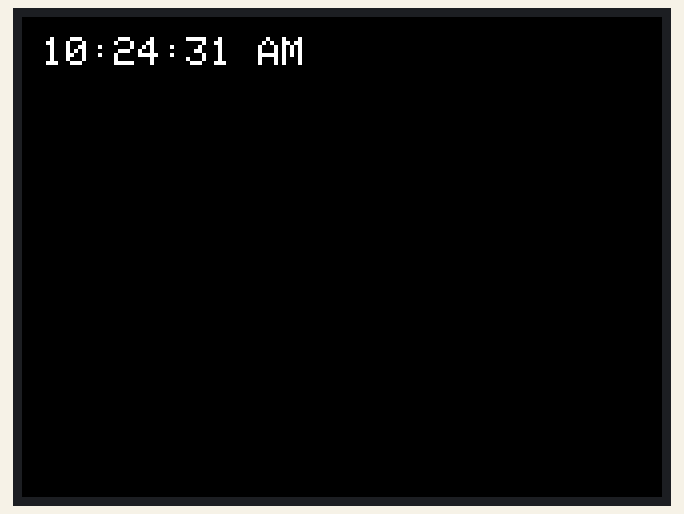
Recording of a sketch running on a simulated ESP32. On the bench: 320×240 colour display. WiFi joins after 1.5 s; servers stay silent unless stated; the local clock reads 2024-03-15 10:24:30 at power-on unless the sketch sets it; what the sketch prints to the serial monitor is not drawn.

Above: at 1.8 s.
At 14.9 s:
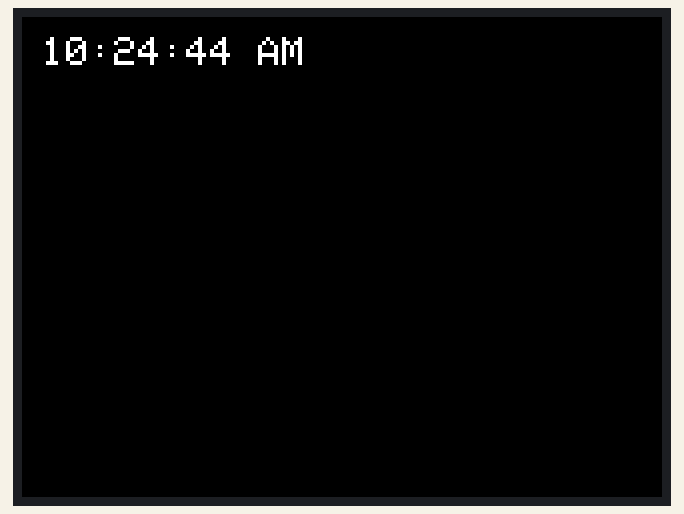
At 20.0 s:
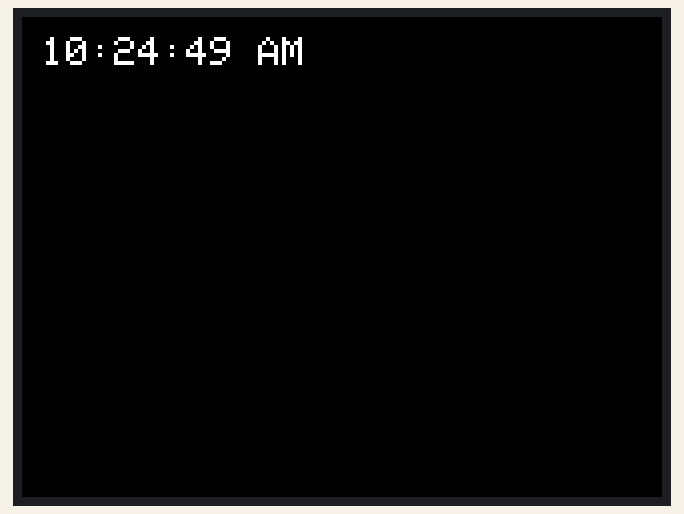
At 29.1 s:
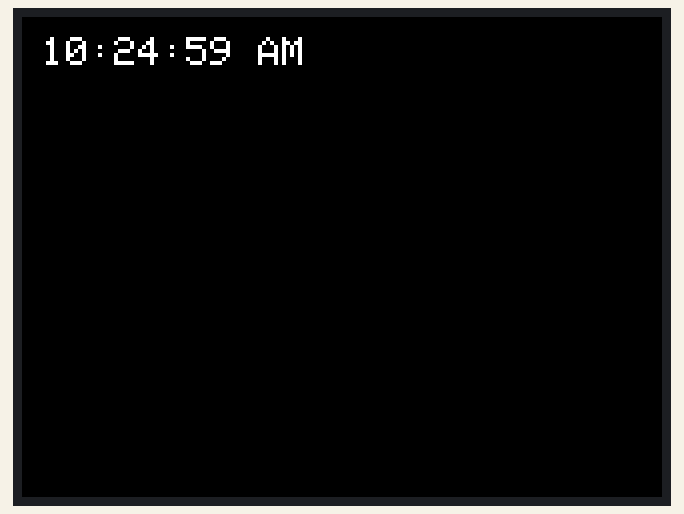
At 34.2 s:
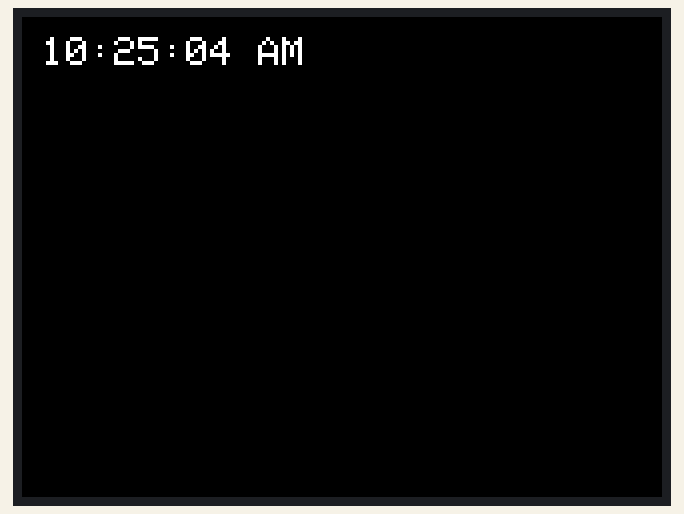
At 38.2 s:
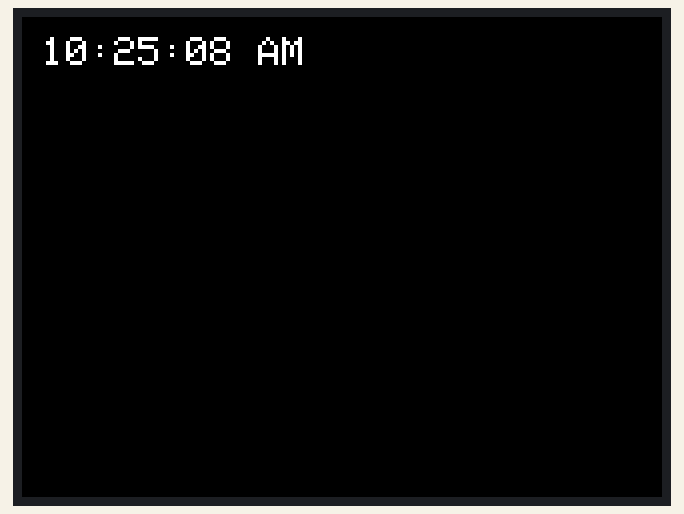

The sketch:

sketch_jun2a.ino
```cpp
/*
NOTES
adjust for user inputted wifi/password
adjust for timezone
*/

#include <WiFi.h>
#include "time.h"
#include <TFT_eSPI.h>

TFT_eSPI tft;

const char* ssid = "Geo";
const char* password = "Guallpa1";

// Timezone settings (adjust these for your location)
const long gmtOffset_sec = -5 * 3600;  // Example for EST (UTC-5)
const int daylightOffset_sec = 3600;       // Set to 3600 if DST is in effect

void setup() {
  Serial.begin(115200);
  tft.init();
  tft.setRotation(1);
  tft.fillScreen(TFT_BLACK);

  // Connect to WiFi
  WiFi.begin(ssid, password);
  while (WiFi.status() != WL_CONNECTED) {
    delay(500);
    Serial.print(".");
  }

  // Configure NTP
  configTime(gmtOffset_sec, daylightOffset_sec, "pool.ntp.org");

  // Wait for time sync
  struct tm timeinfo;
  while (!getLocalTime(&timeinfo)) {
    delay(1000);
    Serial.println("Waiting for time synchronization...");
  }
}

void loop() {
  struct tm timeinfo;
  if (getLocalTime(&timeinfo)) {
    char timeStr[20];
    // 12-hour format with AM/PM
    strftime(timeStr, sizeof(timeStr), "%r", &timeinfo); // %r = full 12-hour time with AM/PM

    // Alternative format if you want more control:
    // strftime(timeStr, sizeof(timeStr), "%I:%M:%S %p", &timeinfo);

    tft.fillRect(0, 0, 240, 30, TFT_BLACK);
    tft.setTextColor(TFT_WHITE, TFT_BLACK);
    tft.setTextSize(2); // Make text larger if needed
    tft.drawString(timeStr, 10, 10);

    // Debug output to serial monitor
    Serial.print("24-hour time: ");
    Serial.println(&timeinfo, "%H:%M:%S");
    Serial.print("12-hour time: ");
    Serial.println(timeStr);
  }
  delay(1000);
}
```

Measured:
- what the display in image 1 shows lasts 1.0 s, from 14.9 s to 15.9 s
